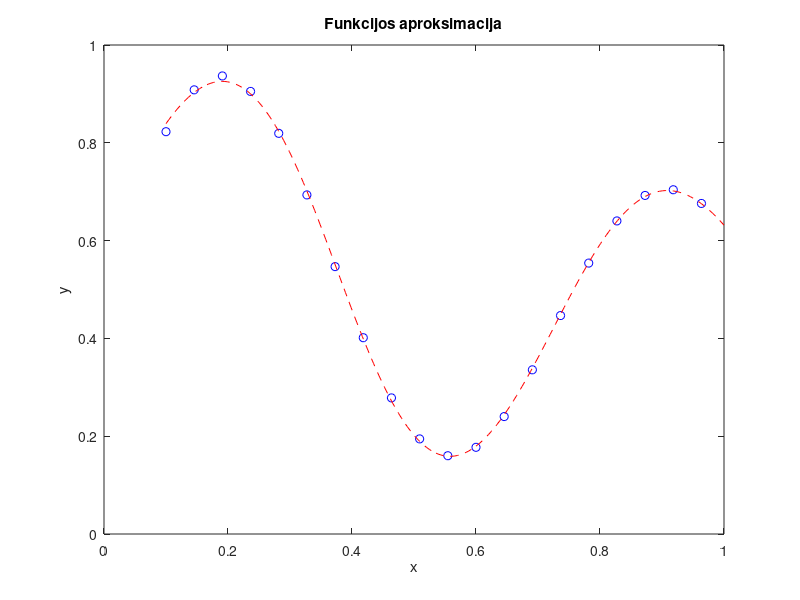

Recreate this plot in MATLAB. (Note: this script raises an error after producing the figure.)
%% Pirma uzduotis
% Daugiasluoksnio neurono struktura:
% - Vienas iejimas x su duomenimis 0.1:1/22:1;
% - Aproksimuojama funkcija y = ((1 + 0.6*sin(2*pi*x/0.7)) + (0.3*sin(2*pi*x)))/2;
% - Paslepto sluoksnio aktyvavimo funkcija hiperbolinis tangentas arba
% - sigmoide.
% - Isejimo neurone tiesine funkcija
% - Mokymo algoritmas - atgalinio sklidimo
% - Pasleptas sluoksnis is 6 neuronu
clc
clear
close all


% Iejimo vektorius
x= 0.1:1/22:1;

d = ((1 + 0.6*sin(2*pi*x/0.7)) + (0.3*sin(2*pi*x)))/2;

% Parametrai
n = 0.15;
% Pirmas sluoksnis
w11_1 = rand(1);
w21_1 = rand(1);
w31_1 = rand(1);
w41_1 = rand(1);
w51_1 = rand(1);
w61_1 = rand(1);
b1_1 = rand(1);
b2_1 = rand(1);
b3_1 = rand(1);
b4_1 = rand(1);
b5_1 = rand(1);
b6_1 = rand(1);

% Antras sluoksnis
w11_2 = rand(1);
w12_2 = rand(1);
w13_2 = rand(1);
w14_2 = rand(1);
w15_2 = rand(1);
w16_2 = rand(1);
b1_2 = rand(1);

% Mokymosi epochos
for index=1:20000

    % Neuronų atsako ir aktyvavimo funkcijų skaičiavimai, bei svorių
    % atnaujinimas su kiekvienų x(i) pavyzdžiu.
    for i = 1:length(x)
        % Pirmo sluoksnio atsako ir aktyvavimo funkcijos
        v1_1 = w11_1*x(i) + b1_1;
        y1_1 = tanh(v1_1);
        
        v2_1 = w21_1*x(i) + b2_1;
        y2_1 = tanh(v2_1);
        
        v3_1 = w31_1*x(i) + b3_1;
        y3_1 = tanh(v3_1);

        v4_1 = w41_1*x(i) + b4_1;
        y4_1 = tanh(v4_1);
    
        v5_1 = w51_1*x(i) + b5_1;
        y5_1 = tanh(v5_1);

        % v6_1 = w61_1*x(i) + b6_1;
        % y6_1 = tanh(v6_1);

        % Antro sluoksnio atsako ir aktyvavimo funkcijos
        % v1_2 = y1_1*w11_2 + y2_1*w12_2 + y3_1*w13_2...
        %     +y4_1*w14_2 + y5_1*w15_2 + y6_1*w16_2 + b2_1;
                v1_2 = y1_1*w11_2 + y2_1*w12_2 + y3_1*w13_2...
            +y4_1*w14_2 + y5_1*w15_2 + b2_1;
        y1_2 = v1_2;

        % Klaidos skaiciavimas
        e = d(i) - y1_2;

        % Mokymas
        % Antro sluoksnio
            % delta = e*f'(v). Kadangi f(v) = v, tai f'(v) = 1.
            delta1_2 = e;   
            w11_2 = w11_2 + n*delta1_2*y1_1;
            w12_2 = w12_2 + n*delta1_2*y2_1;
            w13_2 = w13_2 + n*delta1_2*y3_1;
            w14_2 = w14_2 + n*delta1_2*y4_1;
            w15_2 = w15_2 + n*delta1_2*y5_1;
            % w16_2 = w16_2 + n*delta1_2*y6_1;
            b1_2 = b1_2 + n*delta1_2;

        % Pirmo sluoksnio
            % delta = 
            delta1_1 = (1 - tanh(v1_1)^2)*delta1_2*w11_2;
            delta2_1 = (1 - tanh(v2_1)^2)*delta1_2*w12_2;
            delta3_1 = (1 - tanh(v3_1)^2)*delta1_2*w13_2;
            delta4_1 = (1 - tanh(v4_1)^2)*delta1_2*w14_2;
            delta5_1 = (1 - tanh(v5_1)^2)*delta1_2*w15_2;
            % delta6_1 = (1 - tanh(v6_1)^2)*delta1_2*w16_2;

            w11_1 = w11_1 + n*delta1_1*x(i);
            b1_1 = b1_1 + n*delta1_1;

            w21_1 = w21_1 + n*delta2_1*x(i);
            b2_1 = b2_1 + n*delta2_1;

            w31_1 = w31_1 + n*delta3_1*x(i);
            b3_1 = b3_1 + n*delta3_1;

            w41_1 = w41_1 + n*delta4_1*x(i);
            b4_1 = b4_1 + n*delta4_1;

            w51_1 = w51_1 + n*delta5_1*x(i);
            b5_1 = b5_1 + n*delta5_1;

            % w61_1 = w61_1 + n*delta6_1*x(i);
            % b6_1 = b6_1 + n*delta6_1;
    end
end

% Funkcijos aproksimavimas su naujomis x vertėmis
apx_x = linspace(0.1,1,200);
apx_y = zeros(1,length(apx_x));
for i=1:length(apx_x)
            % Pirmo sluoksnio atsako ir aktyvavimo funkcijos
        v1_1 = w11_1*apx_x(i) + b1_1;
        y1_1 = tanh(v1_1);
        
        v2_1 = w21_1*apx_x(i) + b2_1;
        y2_1 = tanh(v2_1);
        
        v3_1 = w31_1*apx_x(i) + b3_1;
        y3_1 = tanh(v3_1);

        v4_1 = w41_1*apx_x(i) + b4_1;
        y4_1 = tanh(v4_1);
    
        v5_1 = w51_1*apx_x(i) + b5_1;
        y5_1 = tanh(v5_1);

        % v6_1 = w61_1*apx_x(i) + b6_1;
        % y6_1 = tanh(v6_1);

        % Antro sluoksnio atsako ir aktyvavimo funkcijos
        % v1_2 = y1_1*w11_2 + y2_1*w12_2 + y3_1*w13_2...
        %     +y4_1*w14_2 + y5_1*w15_2 + y6_1*w16_2 + b2_1;
                v1_2 = y1_1*w11_2 + y2_1*w12_2 + y3_1*w13_2...
            +y4_1*w14_2 + y5_1*w15_2 + b2_1;

        y1_2 = v1_2;
        apx_y(1,i) = y1_2;
end

plot(x,d,'bo', apx_x,apx_y,'r--')
title("Funkcijos aproksimacija")
ylabel('y')
xlabel('x')

%% Papildoma uzduotis
% f(x,y) = x^2 + y^2
clc
clear
close all

[x,y] = meshgrid(0.1:1/4:1,0.1:1/4:1);
z = x.^2 + y.^2;

% Parametrai
n = 0.15;
% Pirmas sluoksnis
w11_1 = rand(1);
w12_1 = rand(1);
w21_1 = rand(1);
w22_1 = rand(1);
w31_1 = rand(1);
w32_1 = rand(1);
w41_1 = rand(1);
w42_1 = rand(1);

b1_1 = rand(1);
b2_1 = rand(1);
b3_1 = rand(1);
b4_1 = rand(1);


% Antras sluoksnis
w11_2 = rand(1);
w12_2 = rand(1);
w13_2 = rand(1);
w14_2 = rand(1);
b1_2 = rand(1);

% Mokymosi epochos
for index=1:5000

    % Neuronų atsako ir aktyvavimo funkcijų skaičiavimai, bei svorių
    % atnaujinimas su kiekvienų x(i) pavyzdžiu.
    for i = 1:height(x)
        for j=1:length(x)
            % Pirmo sluoksnio atsako ir aktyvavimo funkcijos
            v1_1 = w11_1*x(i,j) + w12_1*y(i,j) + b1_1;
            y1_1 = tanh(v1_1);
            
            v2_1 = w21_1*x(i,j) + w22_1*y(i,j) + b2_1;
            y2_1 = tanh(v2_1);
            
            v3_1 = w31_1*x(i,j) + w32_1*y(i,j) + b3_1;
            y3_1 = tanh(v3_1);
    
            v4_1 = w41_1*x(i,j) + w42_1*y(i,j) + b4_1;
            y4_1 = tanh(v4_1);
    
            % Antro sluoksnio atsako ir aktyvavimo funkcijos
            v1_2 = y1_1*w11_2 + y2_1*w12_2 + y3_1*w13_2...
                +y4_1*w14_2 + b2_1;
            y1_2 = v1_2;
    
            % Klaidos skaiciavimas
            e = z(i,j) - y1_2;

        % Mokymas
        % Antro sluoksnio
            % delta = e*f'(v). Kadangi f(v) = v, tai f'(v) = 1.
            delta1_2 = e;   
            w11_2 = w11_2 + n*delta1_2*y1_1;
            w12_2 = w12_2 + n*delta1_2*y2_1;
            w13_2 = w13_2 + n*delta1_2*y3_1;
            w14_2 = w14_2 + n*delta1_2*y4_1;
            b1_2 = b1_2 + n*delta1_2;

        % Pirmo sluoksnio
            % delta = 
            delta1_1 = (1 - tanh(v1_1)^2)*delta1_2*w11_2;
            delta2_1 = (1 - tanh(v2_1)^2)*delta1_2*w12_2;
            delta3_1 = (1 - tanh(v3_1)^2)*delta1_2*w13_2;
            delta4_1 = (1 - tanh(v4_1)^2)*delta1_2*w14_2;

            w11_1 = w11_1 + n*delta1_1*x(i,j);
            w12_1 = w12_1 + n*delta1_1*y(i,j);
            b1_1 = b1_1 + n*delta1_1;

            w21_1 = w21_1 + n*delta2_1*x(i,j);
            w22_1 = w22_1 + n*delta2_1*y(i,j);
            b2_1 = b2_1 + n*delta2_1;

            w31_1 = w31_1 + n*delta3_1*x(i,j);
            w32_1 = w32_1 + n*delta3_1*y(i,j);
            b3_1 = b3_1 + n*delta3_1;

            w41_1 = w41_1 + n*delta4_1*x(i,j);
            w42_1 = w42_1 + n*delta4_1*y(i,j);
            b4_1 = b4_1 + n*delta4_1;
        end
    end
end

% Paviršiaus aproksimavimas su naujomis x ir y vertėmis
[apx_x apx_y] = meshgrid(0.1:1/22:1,0.1:1/22:1);
apx_z =zeros(height(apx_x), length(apx_x));
for i=1:height(apx_x)
    for j = 1:length(apx_x)
        % Pirmo sluoksnio atsako ir aktyvavimo funkcijos
        v1_1 = w11_1*apx_x(i,j) + w12_1*apx_y(i,j) + b1_1;
        y1_1 = tanh(v1_1);
        
        v2_1 = w21_1*apx_x(i,j) + w22_1*apx_y(i,j) + b2_1;
        y2_1 = tanh(v2_1);
        
        v3_1 = w31_1*apx_x(i,j) + w32_1*apx_y(i,j) + b3_1;
        y3_1 = tanh(v3_1);

        v4_1 = w41_1*apx_x(i,j) + w42_1*apx_y(i,j) + b4_1;
        y4_1 = tanh(v4_1);

        % Antro sluoksnio atsako ir aktyvavimo funkcijos
        v1_2 = y1_1*w11_2 + y2_1*w12_2 + y3_1*w13_2...
            +y4_1*w14_2 + b2_1;
        y1_2 = v1_2;
        apx_z(i,j) = y1_2;
    end
end

surf(x, y, z,'FaceColor','none')
hold on
surf(apx_x, apx_y, apx_z, 'FaceColor','none','LineStyle','--','EdgeColor','r')
% legend('Realios paviršiaus funkcijos taškai','Aproksimuotos paviršiaus funkcijos taškai')
title('f(x,y)=x^{2} + y^{2}')
xlabel('x')
ylabel('y')
zlabel('z')

